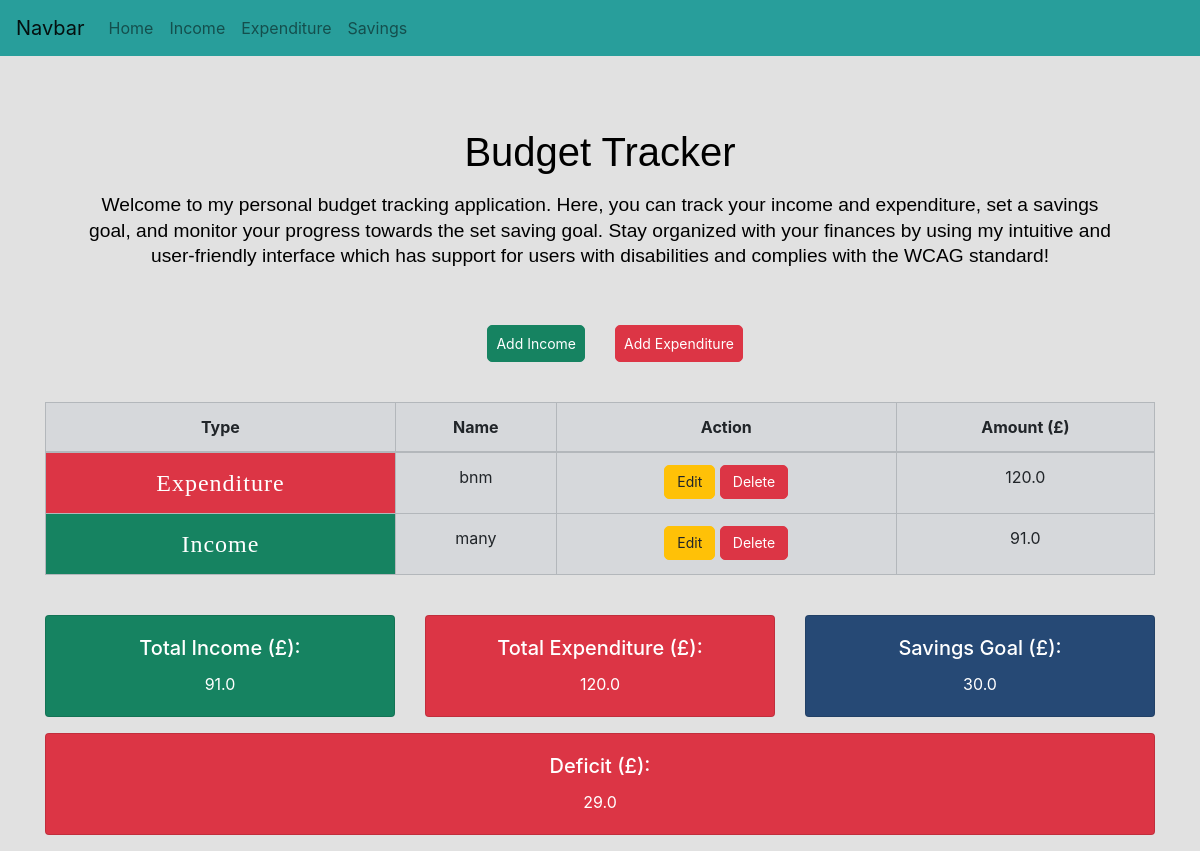
Before: / with the older database file.
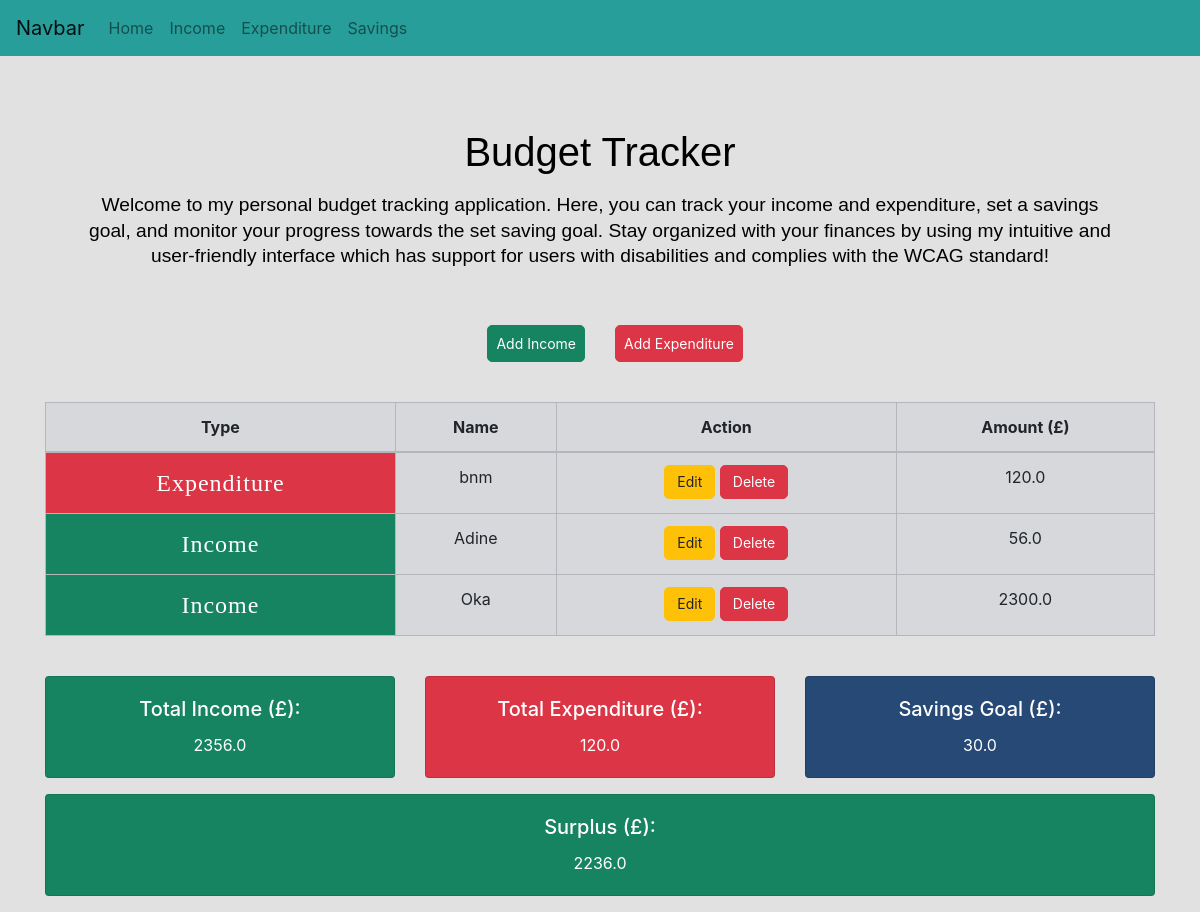
After: the same page with the newer database file.
### app/models.py (models this page shows)
class Expenditure(db.Model):
    id = db.Column(db.Integer, primary_key=True)
    name = db.Column(db.String(500), index=True, unique=True)
    amount = db.Column(db.Float)
    date_created = db.Column(db.DateTime, default=datetime.utcnow)

class Income(db.Model):
    id = db.Column(db.Integer, primary_key=True)
    name = db.Column(db.String(500), index=True, unique=True)
    amount = db.Column(db.Float)
    date_created = db.Column(db.DateTime, default=datetime.utcnow)

class Savings(db.Model):
    id = db.Column(db.Integer, primary_key=True)
    name = db.Column(db.String(500))
    goal_amount = db.Column(db.Float)
    date_created = db.Column(db.DateTime, default=datetime.utcnow)

### app/views.py (the view)
@app.route('/', methods=['GET', 'POST'])
def index():
    income_entries = models.Income.query.all()
    expenditure_entries = models.Expenditure.query.all()
    total_income = sum(entry.amount for entry in income_entries)
    total_expenditure = sum(entry.amount for entry in expenditure_entries)
    total_difference = total_income - total_expenditure
    income_and_expenditure = income_entries + expenditure_entries
    savingsGoal = models.Savings.query.limit(1).all()
    income_and_expenditure.sort(key=lambda x: x.date_created)
    return render_template('index.html',
                           title='Home Page',
                           income_and_expenditure=income_and_expenditure,
                           total_income=total_income,
                           total_expenditure=total_expenditure,
                           total_difference=total_difference,
                           savingsGoal=savingsGoal)

### app/templates/index.html
{% extends "base.html" %}
{% block content %}
<div class="container">
    <div class="main">
        <h1 class="text-center mb-4">Budget Tracker</h1>
        <p class="text-center">Welcome to my personal budget tracking application.
            Here, you can track your income and expenditure, set a savings goal,
            and monitor your progress towards the set saving goal.
            Stay organized with your finances by using my intuitive and user-friendly interface which
            has support for users with disabilities and complies with the WCAG standard!</p>
    </div>
    <div>
        <div class="row mb-3">
            <div class="col-6">
                <a href="/income" class="btn btn-success float-md-right p-2 display-1" role="button" aria-pressed="true">Add Income</a>
            </div>
            <div class="col-6">
                <a href="/expenditure" class="btn btn-danger  p-2" role="button" aria-pressed="true">Add Expenditure</a>
            </div>
        </div>
    </div>
    <br>
        {% if income_and_expenditure %}
            <table class="table table-bordered table-secondary">
                <thead>
                    <tr class="text-center">
                        <th scope="col">Type</th>
                        <th scope="col">Name</th>
                        <th scope="col">Action</th>
                        <th scope="col">Amount (£)</th>
                    </tr>
                </thead>
                <tbody>
                    {% for result in income_and_expenditure %}
                        {% set is_income = result.__tablename__ == 'income' %}
                        {% set row_class = 'income' if is_income else 'expenditure' %}
                        <tr class="text-center">
                            <th scope="row" class="{{ row_class }}">{{ 'Income' if is_income else 'Expenditure' }}</th>
                            <td>{{ result.name }}</td>
                            <td>
                                <a href="{{ url_for('update_entry', entry_type=result.__tablename__, id=result.id) }}" class="btn btn-warning">Edit</a>
                                <a href="{{ url_for('delete_entry', entry_type=result.__tablename__, id=result.id) }}" class="btn btn-danger">Delete</a>
                            </td>
                            <td>{{ result.amount }}</td>
                        </tr>
                    {% endfor %}
                </tbody>
            </table>
        {% else %}
            <div class="empty">
                <h1>Please add some transactions in your income/expenditure so we can manage your finances!</h1>
            </div>
        {% endif %}
    <br>
    <div class="row">
        <div class="col-sm text-center">
            <div class="card text-white bg-success mb-3" >
                <div class="card-body">
                    <h5 class="card-title">Total Income (£):</h5>
                    <p class="card-text">
                        {{ total_income }}
                    </p>
                </div>
            </div>
        </div>
        <div class="col-sm text-center">
            <div class="card text-white bg-danger mb-3">
                <div class="card-body">
                    <h5 class="card-title">Total Expenditure (£):</h5>
                    <p class="card-text">
                        {{ total_expenditure }}
                    </p>
                </div>
            </div>
        </div>
        {% if savingsGoal %}
            <div class="col-sm text-center">
                <div class="card text-white bg-info mb-3">
                    <div class="card-body">
                        <h5 class="card-title">Savings Goal (£):</h5>
                        <p class="card-text">{{ savingsGoal[0].goal_amount }}</p>
                    </div>
                </div>
            </div>
        {% endif %}
    </div>
    <div class="row">
        <div class="col text-center">
            <div class="card text-white
            {% if total_difference < 0 %}
             bg-danger
            {% elif total_difference > 0 %}
            bg-success
            {% else %}
            bg-info
            {% endif %} mb-3">
                <div class="card-body">
                    <h5 class="card-title">
                        {% if total_difference < 0 %}
                            Deficit
                        {% else %}
                            Surplus
                        {% endif %}
                        (£):
                    </h5>
                    <p class="card-text">
                        {% if total_difference < 0 %}
                            {{ total_difference * -1 }}
                        {% else %}
                            {{ total_difference }}
                        {% endif %}
                    </p>
                </div>
            </div>
        </div>
    </div>
</div>
{% endblock %}

### app/templates/base.html (shortened to what this page needs)
<!DOCTYPE html>
<html lang="en">
    <head>
        <link rel="stylesheet" href="https://stackpath.bootstrapcdn.com/bootstrap/4.2.1/css/bootstrap.min.css">
        <link rel="stylesheet" href="../static/style.css" />
    </head>
    <body>
        <nav class="navbar navbar-expand-sm navbar-light bg-navbar">
            <a class="navbar-brand" href="#">Navbar</a>
            <div class="collapse navbar-collapse" id="navbarSupportedContent">
              <ul class="navbar-nav mr-auto">
                <li class="nav-item"><a class="nav-link" href="/">Home</a></li>
                <li class="nav-item"><a class="nav-link" href="/income">Income</a></li>
                <li class="nav-item"><a class="nav-link" href="/expenditure">Expenditure</a></li>
                <li class="nav-item"><a class="nav-link" href="/savings">Savings</a></li>
              </ul>
            </div>
          </nav>
        <div>
            {% block content %}{% endblock %}
        </div>
    </body>
</html>

### app/static/style.css (style rules this page uses)
body { background-color: rgb(225, 225, 225); }
.container { padding-top: 40px; margin: auto; }
.income { background-color: #168361; color: white; font-family: Gill Sans, Verdana; font-size: 24px; letter-spacing: 1px; font-weight: 350; text-align: center; }
.expenditure { background-color: #DC3545; color: white; font-family: Gill Sans, Verdana; font-size: 24px; letter-spacing: 1px; font-weight: 350; text-align: center; }
.btn { border-radius: 5px; padding: 6px 12px; font-size: 14px; line-height: 1.4; }
.btn-success { background-color: #168361; color: white; border-color: #168361; }
.btn-danger { background-color: #DC3545; color: white; border-color: #DC3545; }
.bg-success { background-color: #168361 !important; }
.bg-info { background-color: #264975 !important; }
.bg-navbar { background-color: #289e9b !important; }
.main { color:black; font-size: 24px; padding: 40px; }
.main > h1 { font-family: Arial, sans-serif; font-size: 2.5rem; line-height: 2rem; }
.main > p { font-family: Arial, sans-serif; font-size: 1.2rem; line-height: 1.6rem; }

Changed rows visible on the page:
removed Income: value "Income", name "many", amount "91.0"
added Income: value "Income", name "Adine", amount "56.0"
added Income: value "Income", name "Oka", amount "2300.0"
Other visible differences:
{{ total_income }}: "91.0" → "2356.0"
{{ total_difference }}: (not shown) → "2236.0"
{{ total_difference * -1 }}: "29.0" → (not shown)
text no longer shown: "Deficit"
text now shown: "Surplus"
